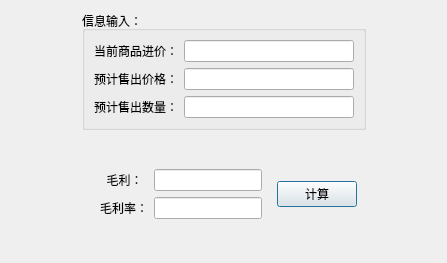
<?xml version="1.0" encoding="UTF-8"?>
<ui version="4.0">
 <class>CalculateProfileDialog</class>
 <widget class="QDialog" name="CalculateProfileDialog">
  <property name="geometry">
   <rect>
    <x>0</x>
    <y>0</y>
    <width>447</width>
    <height>263</height>
   </rect>
  </property>
  <property name="windowTitle">
   <string>计算利率</string>
  </property>
  <property name="windowIcon">
   <iconset resource="res.qrc">
    <normaloff>:/icon/calculate_money.png</normaloff>:/icon/calculate_money.png</iconset>
  </property>
  <layout class="QGridLayout" name="gridLayout_2">
   <item row="0" column="0">
    <spacer name="horizontalSpacer_2">
     <property name="orientation">
      <enum>Qt::Horizontal</enum>
     </property>
     <property name="sizeHint" stdset="0">
      <size>
       <width>40</width>
       <height>20</height>
      </size>
     </property>
    </spacer>
   </item>
   <item row="1" column="1">
    <widget class="QFrame" name="frame">
     <property name="frameShape">
      <enum>QFrame::NoFrame</enum>
     </property>
     <property name="frameShadow">
      <enum>QFrame::Raised</enum>
     </property>
     <layout class="QGridLayout" name="gridLayout_3">
      <item row="0" column="0">
       <widget class="QWidget" name="widget" native="true">
        <layout class="QGridLayout" name="gridLayout_4">
         <item row="0" column="0">
          <widget class="QLabel" name="label_4">
           <property name="text">
            <string>  毛利：</string>
           </property>
          </widget>
         </item>
         <item row="0" column="1">
          <widget class="QLineEdit" name="getWhat">
           <property name="readOnly">
            <bool>true</bool>
           </property>
          </widget>
         </item>
         <item row="1" column="0">
          <widget class="QLabel" name="label_3">
           <property name="text">
            <string>毛利率：</string>
           </property>
          </widget>
         </item>
         <item row="1" column="1">
          <widget class="QLineEdit" name="finishLine">
           <property name="readOnly">
            <bool>true</bool>
           </property>
          </widget>
         </item>
        </layout>
       </widget>
      </item>
      <item row="0" column="1">
       <widget class="QPushButton" name="pushButton">
        <property name="text">
         <string>计算</string>
        </property>
       </widget>
      </item>
     </layout>
    </widget>
   </item>
   <item row="0" column="2">
    <spacer name="horizontalSpacer">
     <property name="orientation">
      <enum>Qt::Horizontal</enum>
     </property>
     <property name="sizeHint" stdset="0">
      <size>
       <width>40</width>
       <height>20</height>
      </size>
     </property>
    </spacer>
   </item>
   <item row="0" column="1">
    <widget class="QGroupBox" name="groupBox">
     <property name="title">
      <string>信息输入：</string>
     </property>
     <layout class="QGridLayout" name="gridLayout">
      <item row="0" column="0">
       <widget class="QLabel" name="label">
        <property name="text">
         <string>当前商品进价：</string>
        </property>
       </widget>
      </item>
      <item row="1" column="1">
       <widget class="QLineEdit" name="salePriceLine"/>
      </item>
      <item row="0" column="1">
       <widget class="QLineEdit" name="buyPriceLine"/>
      </item>
      <item row="1" column="0">
       <widget class="QLabel" name="label_2">
        <property name="text">
         <string>预计售出价格：</string>
        </property>
       </widget>
      </item>
      <item row="2" column="1">
       <widget class="QLineEdit" name="sale_Amount"/>
      </item>
      <item row="2" column="0">
       <widget class="QLabel" name="label_5">
        <property name="text">
         <string>预计售出数量：</string>
        </property>
       </widget>
      </item>
     </layout>
    </widget>
   </item>
  </layout>
 </widget>
 <resources>
  <include location="res.qrc"/>
 </resources>
 <connections/>
</ui>
